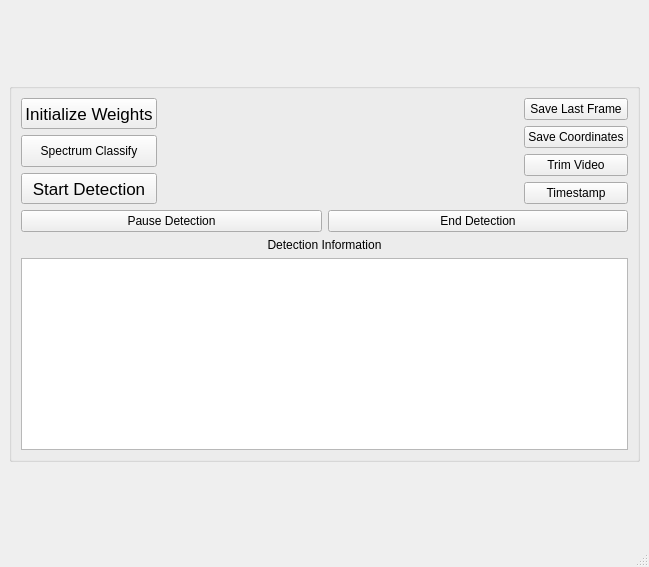
<?xml version="1.0" encoding="UTF-8"?>
<ui version="4.0">
 <class>MainWindow</class>
 <widget class="QMainWindow" name="MainWindow">
  <property name="geometry">
   <rect>
    <x>0</x>
    <y>0</y>
    <width>649</width>
    <height>567</height>
   </rect>
  </property>
  <property name="sizePolicy">
   <sizepolicy hsizetype="Preferred" vsizetype="Fixed">
    <horstretch>0</horstretch>
    <verstretch>0</verstretch>
   </sizepolicy>
  </property>
  <property name="maximumSize">
   <size>
    <width>16777215</width>
    <height>660</height>
   </size>
  </property>
  <property name="windowTitle">
   <string>Probe Detection GUI</string>
  </property>
  <property name="windowIcon">
   <iconset>
    <normaloff>../../ui_img/icon.jpg</normaloff>../../ui_img/icon.jpg</iconset>
  </property>
  <widget class="QWidget" name="centralwidget">
   <property name="enabled">
    <bool>true</bool>
   </property>
   <property name="sizePolicy">
    <sizepolicy hsizetype="Preferred" vsizetype="Fixed">
     <horstretch>0</horstretch>
     <verstretch>0</verstretch>
    </sizepolicy>
   </property>
   <layout class="QVBoxLayout" name="verticalLayout_4" stretch="0">
    <item>
     <widget class="QGroupBox" name="groupBox_2">
      <property name="sizePolicy">
       <sizepolicy hsizetype="Preferred" vsizetype="Maximum">
        <horstretch>0</horstretch>
        <verstretch>0</verstretch>
       </sizepolicy>
      </property>
      <property name="title">
       <string/>
      </property>
      <layout class="QVBoxLayout" name="verticalLayout_3">
       <item>
        <layout class="QHBoxLayout" name="horizontalLayout_3" stretch="1,11">
         <property name="sizeConstraint">
          <enum>QLayout::SetDefaultConstraint</enum>
         </property>
         <item>
          <layout class="QVBoxLayout" name="LeftButtonArea">
           <item>
            <widget class="QPushButton" name="pushButton_weights">
             <property name="enabled">
              <bool>true</bool>
             </property>
             <property name="sizePolicy">
              <sizepolicy hsizetype="Minimum" vsizetype="Preferred">
               <horstretch>0</horstretch>
               <verstretch>0</verstretch>
              </sizepolicy>
             </property>
             <property name="font">
              <font>
               <family>Arial</family>
               <pointsize>13</pointsize>
              </font>
             </property>
             <property name="text">
              <string>Initialize Weights</string>
             </property>
            </widget>
           </item>
           <item>
            <widget class="QPushButton" name="pushButton_classify">
             <property name="sizePolicy">
              <sizepolicy hsizetype="Minimum" vsizetype="Preferred">
               <horstretch>0</horstretch>
               <verstretch>0</verstretch>
              </sizepolicy>
             </property>
             <property name="text">
              <string>Spectrum Classify</string>
             </property>
            </widget>
           </item>
           <item>
            <widget class="QPushButton" name="pushButton_video">
             <property name="sizePolicy">
              <sizepolicy hsizetype="Minimum" vsizetype="Preferred">
               <horstretch>0</horstretch>
               <verstretch>0</verstretch>
              </sizepolicy>
             </property>
             <property name="font">
              <font>
               <family>Arial</family>
               <pointsize>13</pointsize>
               <weight>50</weight>
               <bold>false</bold>
              </font>
             </property>
             <property name="text">
              <string>Start Detection</string>
             </property>
            </widget>
           </item>
          </layout>
         </item>
         <item>
          <layout class="QHBoxLayout" name="horizontalLayout_2" stretch="4,1">
           <item>
            <widget class="QLabel" name="label">
             <property name="sizePolicy">
              <sizepolicy hsizetype="Preferred" vsizetype="Minimum">
               <horstretch>0</horstretch>
               <verstretch>0</verstretch>
              </sizepolicy>
             </property>
             <property name="text">
              <string/>
             </property>
            </widget>
           </item>
           <item>
            <layout class="QVBoxLayout" name="RightButtonArea">
             <item>
              <widget class="QPushButton" name="pushButton_saveLastFrame">
               <property name="sizePolicy">
                <sizepolicy hsizetype="Minimum" vsizetype="Preferred">
                 <horstretch>0</horstretch>
                 <verstretch>0</verstretch>
                </sizepolicy>
               </property>
               <property name="text">
                <string>Save Last Frame</string>
               </property>
              </widget>
             </item>
             <item>
              <widget class="QPushButton" name="pushButton_saveCoordinates">
               <property name="sizePolicy">
                <sizepolicy hsizetype="Minimum" vsizetype="Preferred">
                 <horstretch>0</horstretch>
                 <verstretch>0</verstretch>
                </sizepolicy>
               </property>
               <property name="font">
                <font>
                 <family>Arial</family>
                </font>
               </property>
               <property name="text">
                <string>Save Coordinates</string>
               </property>
              </widget>
             </item>
             <item>
              <widget class="QPushButton" name="pushButton_trimVideo">
               <property name="sizePolicy">
                <sizepolicy hsizetype="Minimum" vsizetype="Preferred">
                 <horstretch>0</horstretch>
                 <verstretch>0</verstretch>
                </sizepolicy>
               </property>
               <property name="text">
                <string>Trim Video</string>
               </property>
              </widget>
             </item>
             <item>
              <widget class="QPushButton" name="pushButton_timestamp">
               <property name="sizePolicy">
                <sizepolicy hsizetype="Minimum" vsizetype="Preferred">
                 <horstretch>0</horstretch>
                 <verstretch>0</verstretch>
                </sizepolicy>
               </property>
               <property name="font">
                <font>
                 <family>Arial</family>
                </font>
               </property>
               <property name="text">
                <string>Timestamp</string>
               </property>
              </widget>
             </item>
            </layout>
           </item>
          </layout>
         </item>
        </layout>
       </item>
       <item>
        <layout class="QHBoxLayout" name="horizontalLayout">
         <item>
          <widget class="QPushButton" name="pushButton_stop">
           <property name="text">
            <string>Pause Detection</string>
           </property>
          </widget>
         </item>
         <item>
          <widget class="QPushButton" name="pushButton_finish">
           <property name="text">
            <string>End Detection</string>
           </property>
          </widget>
         </item>
        </layout>
       </item>
       <item>
        <widget class="QLabel" name="label_2">
         <property name="text">
          <string>Detection Information</string>
         </property>
         <property name="alignment">
          <set>Qt::AlignCenter</set>
         </property>
        </widget>
       </item>
       <item>
        <widget class="QTextBrowser" name="textBrowser"/>
       </item>
      </layout>
     </widget>
    </item>
   </layout>
  </widget>
  <widget class="QStatusBar" name="statusbar"/>
 </widget>
 <resources/>
 <connections/>
</ui>
